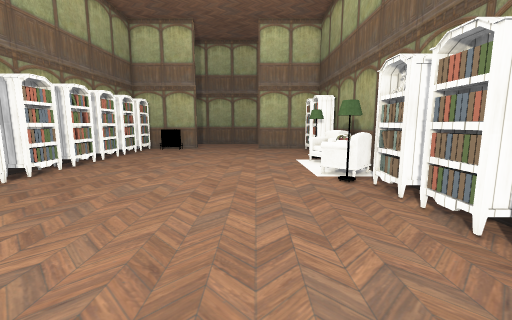
View 1 (above)

17 first-person views from a walk through a scene from a Unity 3-D project. The camera is 1.2 m above the floor, tilts 8° down and sees 90° across. The floor is counted in squares, 0.5 m on a side. Each view is taken from the middle of a square. On the plan, view 1 faces up. The plan holds only what a view shows up to about 17 squares ahead; the rest is blank. Some animated figures are left out. Some surface patterns are stand-ins.

View 2
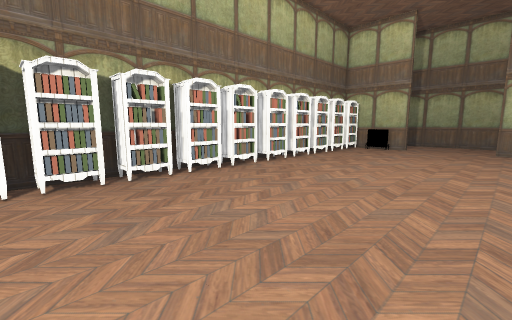

View 3
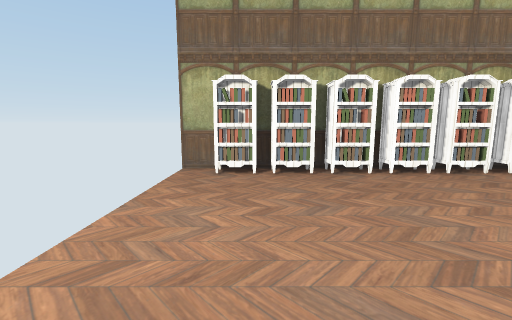

View 4
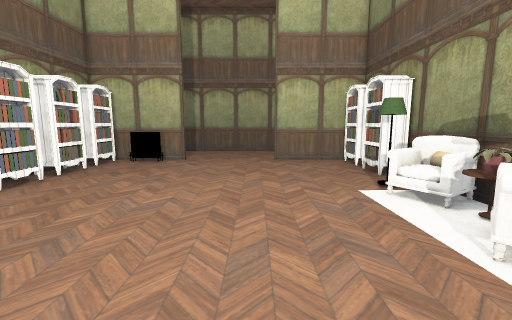

View 5
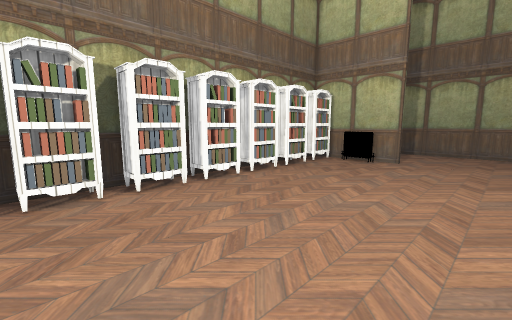

View 6
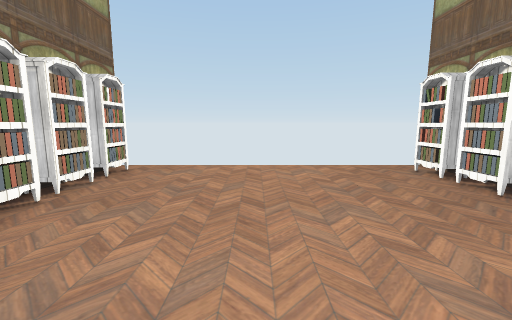

View 7
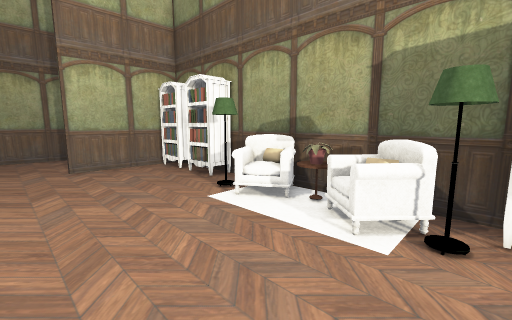

View 8
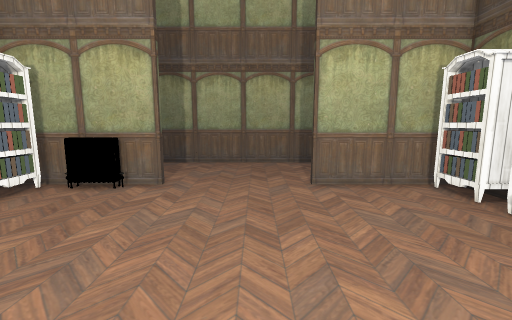

View 9
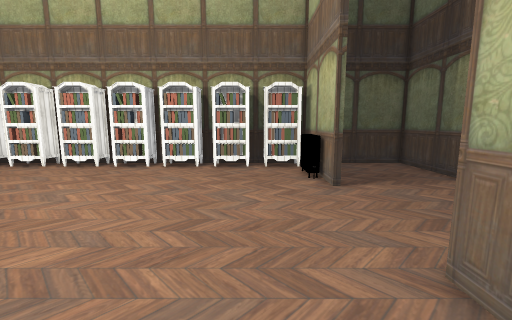

View 10
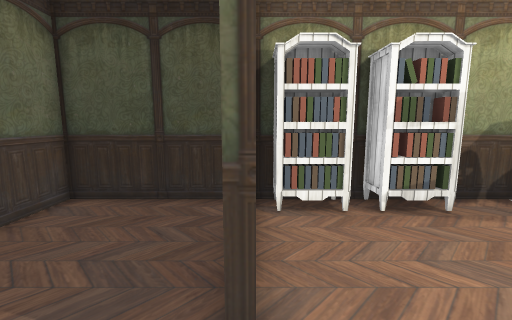

View 11
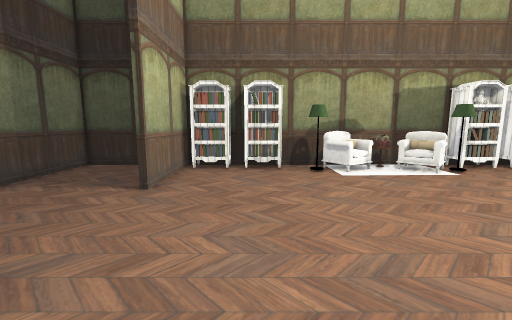

View 12
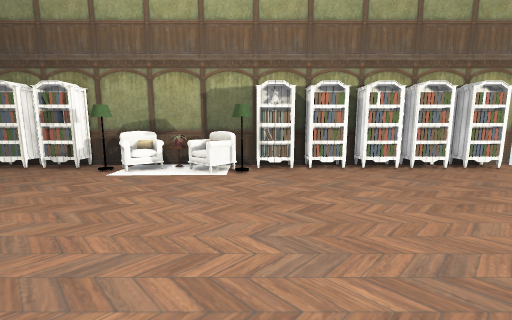

View 13
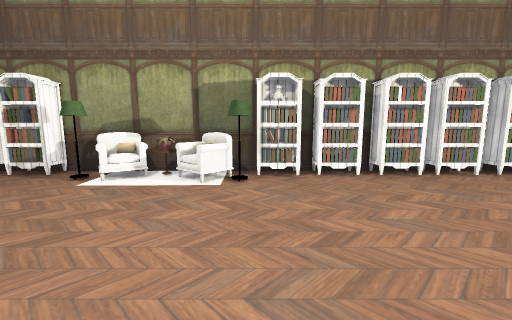

View 14
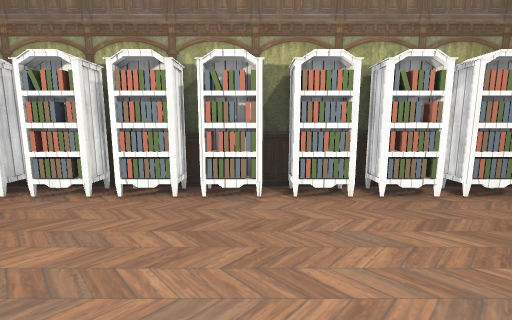

View 15
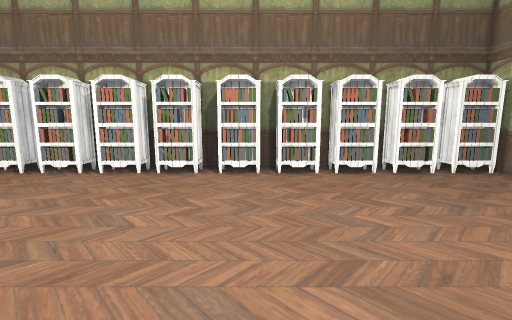

View 16
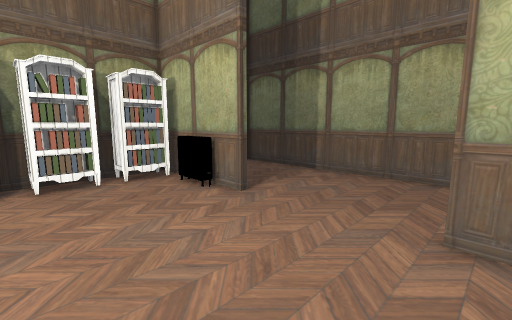

View 17
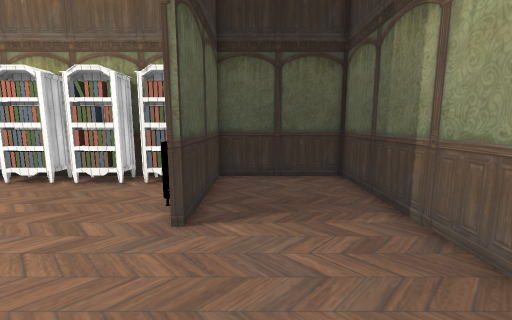

### Floor plan
Points are (right, up) in squares from view 1. A wall is a line through its corners. A room is listed if a view was taken in it or the views show most of it. See-through windows are left out.
Room 1 (views 1, 2, 3, 4, 5, 6, 7, 8, 9, 10, 11, 12, 13, 14, 15, 16, 17)
walls: (-11.7, 14.4) (-11.7, 9.9); (6, 9.8) (6, 25) (0.2, 25) (0.2, 25.4); (-11.7, 17) (-11.7, 15.9); (-11.7, 8.2) (-11.7, 7.2); (6, 7) (6, 7.8); (-11.7, 19.9) (-11.7, 18.6); (-11.7, 5.8) (-11.7, 4.2); (6, 4.1) (6, 4.8); (-11.7, 22.6) (-11.7, 21.4); (-11.7, 2.8) (-11.7, 2.1); (-11.7, -0.1) (-11.7, -1); (6, 26) (6, 31) (-11.7, 31) (-11.7, 25.3) (-5.8, 25.3) (-5.8, 25) (-11.8, 25); (-11.7, -3.1) (-11.7, -5)
objects: bookshelf (-11, -3) to (-10, -1); bookshelf (-11, 0) to (-10, 2); bookshelf (-11, 3) to (-10, 5); bookshelf (-11, 6) to (-10, 7); bookshelf (-11, 8) to (-10, 10); bookshelf (-11, 11) to (-10, 13); bookshelf (-11, 14) to (-10, 16); bookshelf (-11, 17) to (-10, 19); bookshelf (-11, 20) to (-10, 22); bookshelf (-11, 23) to (-10, 24); other object (-9, 24) to (-8, 25); armchair (3, 12); carpet (3, 15) to (5, 17); carpet (4, 11) to (5, 13); table (4, 14); armchair (4, 16); bookshelf (5, -3) to (5, -1); bookshelf (5, 0) to (5, 2); bookshelf (5, 3) to (5, 4); bookshelf (5, 5) to (5, 7); bookshelf (5, 8) to (5, 10); plant (5, 14) to (5, 15); bookshelf (5, 20) to (5, 22); bookshelf (5, 23) to (5, 24)

Where each view was taken, in squares from view 1:
view 1: 0 up, 0 right, facing up
view 2: 1 down, 1 right, facing up-left
view 3: 1 down, 2 right, facing left
view 4: 8 up, 1 left, facing up
view 5: 8 up, 1 left, facing up-left
view 6: 10 up, 2 left, facing down
view 7: 10 up, 2 left, facing up-right
view 8: 15 up, 2 left, facing up
view 9: 22 up, 4 right, facing left
view 10: 25 up, 2 left, facing right
view 11: 21 up, 9 left, facing right
view 12: 10 up, 9 left, facing right
view 13: 10 up, 7 left, facing right
view 14: 10 up, 2 left, facing left
view 15: 13 up, 2 right, facing left
view 16: 19 up, 1 right, facing up-left
view 17: 27 up, 0 right, facing left
